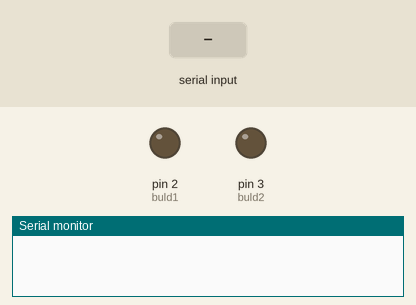
A sketch run on a simulated Arduino Uno, built with avr-gcc and run on an emulated ATmega328P. Parts: output pins drawn as LEDs (lit = HIGH), the last lines printed to the serial monitor. Inputs (shaded band) come from the test bench.

Above: at 1.2 s.
1.3 s: "1" received over Serial
At 2.4 s:
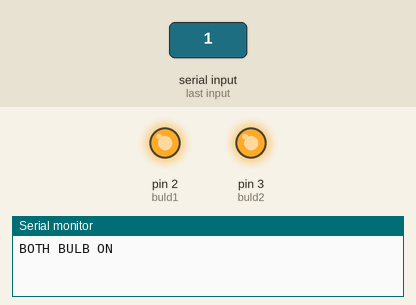
2.8 s: "2" received over Serial
At 3.6 s:
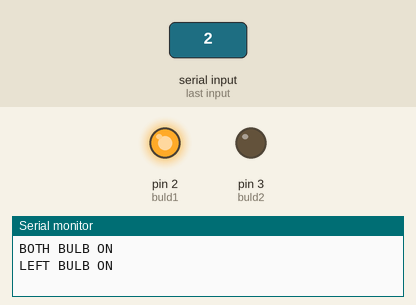
4.3 s: "3" received over Serial
At 4.7 s:
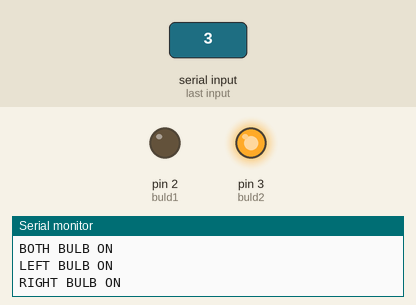
Timing chart, 0 to 7.3 s (numbered marks = the images above; inputs shaded):
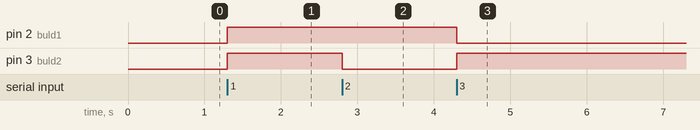

The sketch:

uno.ino
```cpp
int val;
#define buld1  2
#define buld2  3
void setup() {
  // put your setup code here, to run once:
  Serial.begin(9600);
  pinMode(buld1, OUTPUT);
  pinMode(buld2, OUTPUT);

}

void loop() {
  // put your main code here, to run repeatedly:
  if(Serial.available()){
    val = Serial.read();
    if(val == '1'){
      digitalWrite(buld1,HIGH);
      digitalWrite(buld2,HIGH);
      Serial.println("BOTH BULB ON");
    } else if(val=='2'){
      digitalWrite(buld1,HIGH);
      digitalWrite(buld2,LOW);
      Serial.println("LEFT BULB ON");
    } else if(val == '3'){
      digitalWrite(buld1,LOW);
      digitalWrite(buld2,HIGH);
      Serial.println("RIGHT BULB ON");
    } else if(val == '4'){
      digitalWrite(buld1,LOW);
      digitalWrite(buld2,LOW);
      Serial.println("BOTH BULB OFF");
    }
  }
}
```

Measured:
- after the input at 1.3 s, pin 2 (buld1), pin 3 (buld2): LOW → HIGH at once
- after the input at 2.8 s, pin 3 (buld2): HIGH → LOW at once
- after the input at 4.3 s, pin 2 (buld1): HIGH → LOW at once; pin 3 (buld2): LOW → HIGH at once
